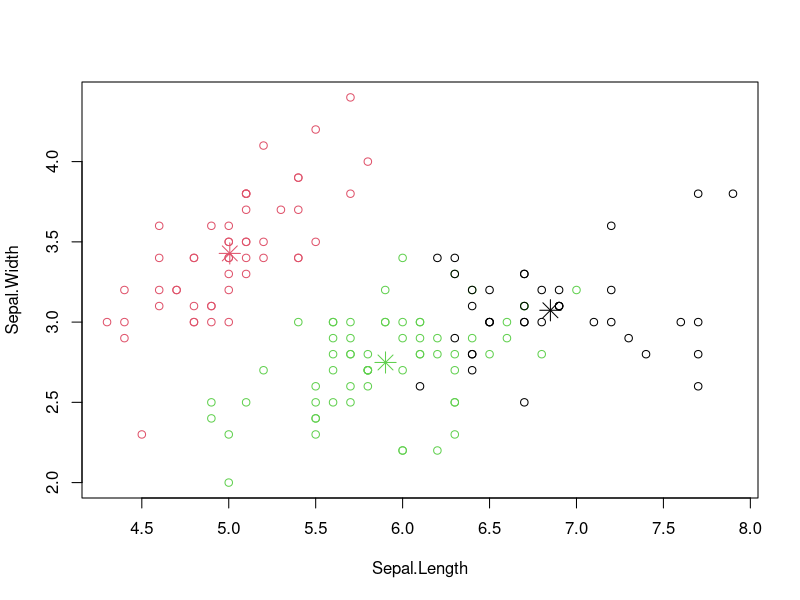

Reproduce this figure in R.
newiris <- iris
newiris$Species <- NULL
(kc<- kmeans(newiris, 3))
	
table(iris$Species, kc$cluster)

plot(newiris[c("Sepal.Length", "Sepal.Width")], col = kc$cluster)
points(kc$centers[, c("Sepal.Length", "Sepal.Width")], col = 1:3, pch = 8, cex = 2)